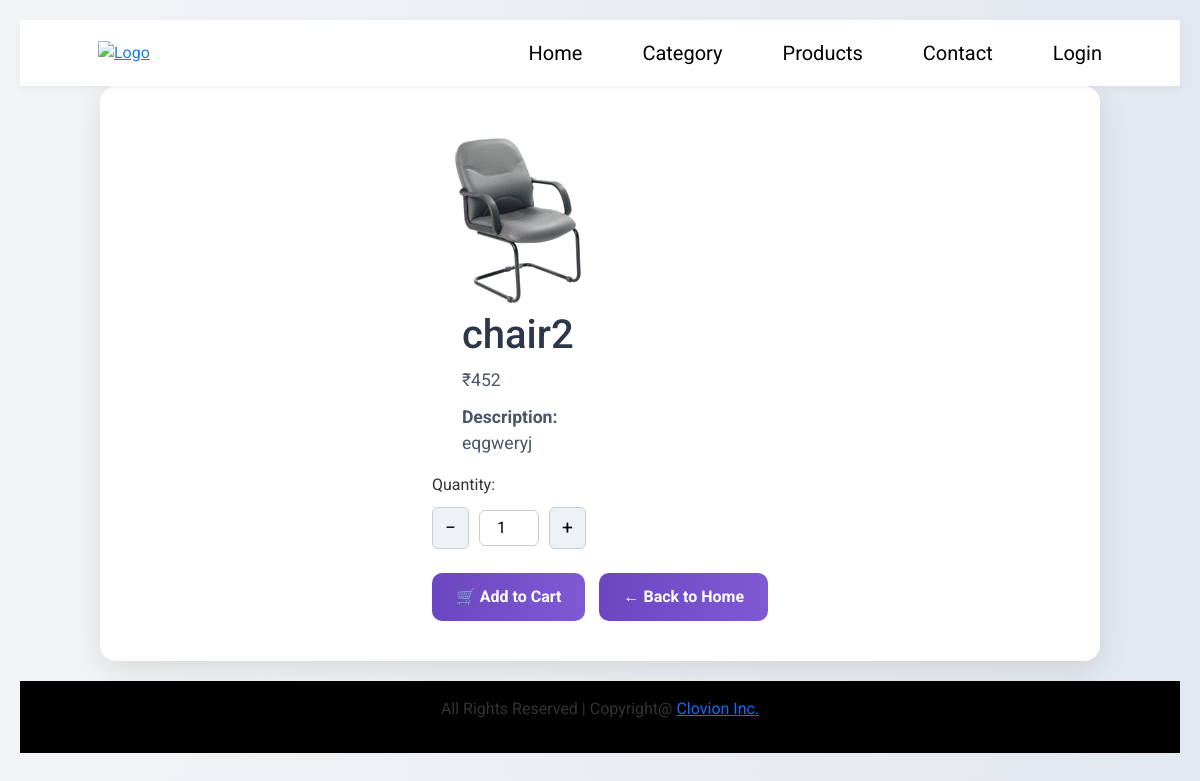
Screenshot of /productdetail/2/ with the database file from the repository.
### home/models.py (models this page shows, shortened)
class Chairs(models.Model):
    image = models.ImageField(upload_to="chairs", height_field=None, width_field=None, max_length=None)
    name = models.CharField(max_length=500)
    description = models.TextField()
    price = models.IntegerField()
    category = models.CharField(max_length=50, choices=CHAIR_CATEGORIES )
    order = models.IntegerField()
    class Meta:
        ordering = ['category', 'order']

### home/views.py (the view)
# urls.py: path('productdetail/<int:id>/', views.product_details, name='productdetail'),
def product_details(request, id):
    chair = Chairs.objects.get(id=id)
    return render(request, "productsdetails.html", {"chair": chair})

### home/templates/productsdetails.html (shortened to what this page needs)
{% extends 'base/base.html' %}
{% load static %}
{% block body %}
  <!DOCTYPE html>
  <html lang="en">
    <head>
    </head>
    <body>
      <div class="product-detail-container">
        <div class="product-detail-inner">
          {% if chair %}
            <img src="{{ chair.image.url }}" alt="{{ chair.name }}" class="product-image" >
            <div class="product-content">
              <h1>{{ chair.name }}</h1>
              <p class="price">₹{{ chair.price }}</p>
              <p>
                <strong>Description:</strong> {{ chair.description }}
              </p>
            </div>
           <form method="post" action="{% url "home:add_cart" %}">
  <label for="quantity">Quantity:</label>
  <div class="quantity-wrapper">
    <button type="button" class="qty-btn" onclick="changeQuantity(-1)">−</button>
    <input type="number" name="quantity" id="quantity" min="1" value="1" />
    <button type="button" class="qty-btn" onclick="changeQuantity(1)">+</button>
  </div>
  <br />
  <button type="submit" class="btn">🛒 Add to Cart</button>
  <a href="{% url 'home:home' %}" class="btn" style="margin-left: 10px;">← Back to Home</a>
</form>
          {% endif %}
        </div>
      </div>
    </body>
  </html>
{% endblock %}

### home/templates/base/navbar.html (style rules this page uses)
img { background-color: whitesmoke; filter: brightness(1.1); }

### home/templates/productsdetails.html (style rules this page uses)
body { font-family: 'Roboto', sans-serif; margin: 0; padding: 20px; background: linear-gradient(to right, #f3f4f6, #e2e8f0); color: #333; }
.product-detail-container { max-width: 1000px; margin: auto; background: #fff; border-radius: 16px; box-shadow: 0 8px 30px rgba(0, 0, 0, 0.1); padding: 40px; display: flex; justify-content: center; align-items: center; flex-direction: column; gap: 40px; }
.product-content h1 { font-size: 2.5rem; color: #2d3748; }
.product-content p { font-size: 1.1rem; color: #4a5568; }
.price { font-size: 1.8rem; color: #e53e3e; margin-bottom: 10px; }
.btn { background: linear-gradient(to right, #6b46c1, #805ad5); padding: 12px 24px; border-radius: 10px; font-size: 1rem; font-weight: bold; border: none; cursor: pointer; color: white; transition: all 0.3s ease; }
@media (min-width: 768px) { .product-detail-inner { flex-direction: row; } }
@media (min-width: 768px) { .product-image { width: 50%; } }
@media (min-width: 768px) { .product-content { width: 50%; padding-left: 30px; } }
.quantity-wrapper { display: flex; align-items: center; gap: 10px; margin-top: 10px; }
.quantity-wrapper input[type="number"] { width: 60px; text-align: center; font-size: 1rem; border: 1px solid #ccc; border-radius: 6px; padding: 5px 10px; }
.qty-btn { padding: 6px 12px; background-color: #edf2f7; border: 1px solid #ccc; border-radius: 6px; font-size: 1.2rem; cursor: pointer; transition: all 0.2s ease; }

### rows the page displays
Chairs: image (picture), name "chair2", price "452", description "eqgweryj"
